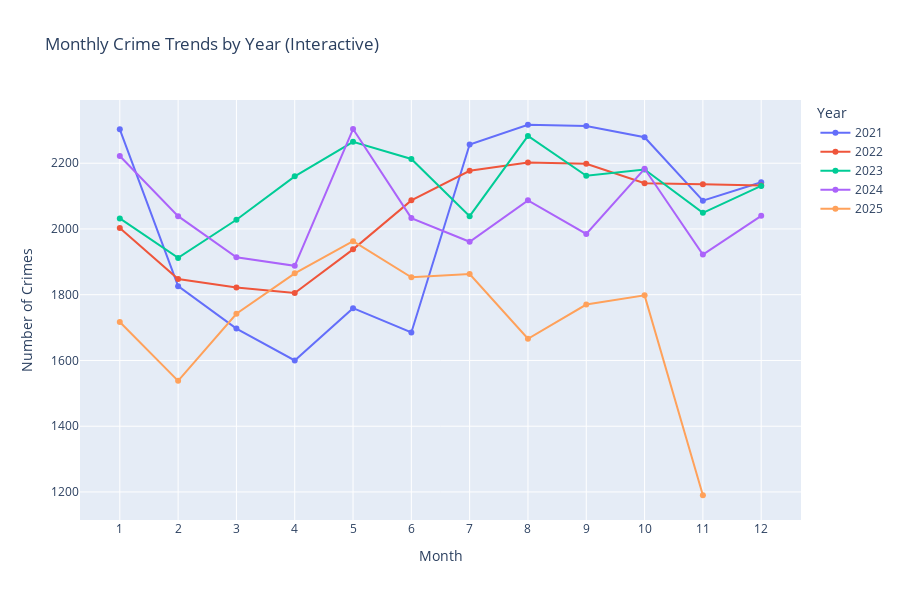

Write notebook code for a chart like this one.
### Code cell
console.print(Panel("[bold magenta]STEP 1: Core temporal EDA[/bold magenta]", border_style="magenta"))

eda_df = df.copy()
date_range_str = f"{eda_df['year'].min()}–{eda_df['year'].max()}"

# Build GeoDataFrame once for spatial EDA later
gdf_full = gpd.GeoDataFrame(
    eda_df.dropna(subset=["longitude", "latitude"]),
    geometry=gpd.points_from_xy(eda_df.longitude, eda_df.latitude),
    crs="EPSG:4326",
)

sns.set(style="whitegrid")

# --- 1.1 Crimes by hour ------------------------------------------------------
plt.figure(figsize=(10, 5))
sns.countplot(x="incident_hour", data=eda_df, color="steelblue")
plt.title("Crimes by Hour")
plt.xlabel("Hour of Day")
plt.ylabel("Count")
plt.tight_layout()
fig_path = FIGURES_DIR / "01_crimes_by_hour.png"
plt.savefig(fig_path, dpi=300, bbox_inches="tight")
console.print(f"[dim cyan]  💾 Saved: {fig_path.name}[/dim cyan]")
plt.show()

# --- 1.2 Crimes by day of week ----------------------------------------------
if "day_of_week" in eda_df.columns:
    order = [
        "Monday",
        "Tuesday",
        "Wednesday",
        "Thursday",
        "Friday",
        "Saturday",
        "Sunday",
    ]
    plt.figure(figsize=(10, 5))
    sns.countplot(x="day_of_week", data=eda_df, order=order)
    plt.title("Crimes by Day of Week")
    plt.xlabel("Day of Week")
    plt.ylabel("Count")
    plt.tight_layout()
    fig_path = FIGURES_DIR / "02_crimes_by_day_of_week.png"
    plt.savefig(fig_path, dpi=300, bbox_inches="tight")
    console.print(f"[dim cyan]  💾 Saved: {fig_path.name}[/dim cyan]")
    plt.show()

# --- 1.3 Heatmap day_of_week × hour -----------------------------------------
pivot = (
    eda_df.pivot_table(
        index="day_of_week",
        columns="incident_hour",
        values="incident_number",
        aggfunc="count",
    )
    .fillna(0)
)

pivot = pivot.reindex(
    ["Monday", "Tuesday", "Wednesday", "Thursday", "Friday", "Saturday", "Sunday"]
)

plt.figure(figsize=(16, 6))
sns.heatmap(pivot, cmap="mako")
plt.title("Heatmap: Day of Week × Hour")
plt.xlabel("Hour")
plt.ylabel("Day of Week")
plt.tight_layout()
fig_path = FIGURES_DIR / "03_heatmap_day_hour.png"
plt.savefig(fig_path, dpi=300, bbox_inches="tight")
console.print(f"[dim cyan]  💾 Saved: {fig_path.name}[/dim cyan]")
plt.show()

# --- 1.4 Temperature distribution -------------------------------------------
if "temp_f" in eda_df.columns:
    plt.figure(figsize=(6, 4))
    eda_df["temp_f"].hist(bins=30)
    plt.title("Distribution of Temperature (temp_f)")
    plt.xlabel(r"Temperature ($\circ$F)")
    plt.ylabel("Count")
    plt.tight_layout()
    fig_path = FIGURES_DIR / "04_temperature_distribution.png"
    plt.savefig(fig_path, dpi=300, bbox_inches="tight")
    console.print(f"[dim cyan]  💾 Saved: {fig_path.name}[/dim cyan]")
    plt.show()

# --- 1.5 Interactive monthly comparison (Plotly) ----------------------------
monthly_data = (
    eda_df.groupby([eda_df["year"], eda_df["month"]])
    .size()
    .reset_index(name="count")
)
monthly_data["year"] = monthly_data["year"].astype(str)
month_names = ["Jan", "Feb", "Mar", "Apr", "May", "Jun",
               "Jul", "Aug", "Sep", "Oct", "Nov", "Dec"]

fig = px.line(
    monthly_data,
    x="month",
    y="count",
    color="year",
    title="Monthly Crime Trends by Year (Interactive)",
    labels={"month": "Month", "count": "Number of Crimes", "year": "Year"},
    markers=True,
)

fig.update_xaxes(
    tickmode="linear",
    tick0=1,
    dtick=1,
    ticktext=month_names,
    tickvals=list(range(1, 13)),
)
fig.update_layout(hovermode="x unified", height=600)
fig.show()

log_step("Step 1: Core temporal visualizations (hour/day/month)", eda_df)

### Figure 1 — Plotly figure (JSON) as saved in the notebook; plotly's stock layout.template omitted (floating-point values rounded to 4 significant figures)
{"data": [{"hovertemplate": "Year=2021<br>Month=%{x}<br>Number of Crimes=%{y}<extra></extra>", "legendgroup": "2021", "line": {"color": "#636efa", "dash": "solid"}, "marker": {"symbol": "circle"}, "mode": "lines+markers", "name": "2021", "orientation": "v", "showlegend": true, "type": "scatter", "x": [1, 2, 3, 4, 5, 6, 7, 8, 9, 10, 11, 12], "xaxis": "x", "y": [2303, 1826, 1697, 1600, 1759, 1685, 2257, 2317, 2313, 2279, 2086, 2142], "yaxis": "y"}, {"hovertemplate": "Year=2022<br>Month=%{x}<br>Number of Crimes=%{y}<extra></extra>", "legendgroup": "2022", "line": {"color": "#EF553B", "dash": "solid"}, "marker": {"symbol": "circle"}, "mode": "lines+markers", "name": "2022", "orientation": "v", "showlegend": true, "type": "scatter", "x": [1, 2, 3, 4, 5, 6, 7, 8, 9, 10, 11, 12], "xaxis": "x", "y": [2003, 1848, 1822, 1805, 1938, 2087, 2177, 2202, 2198, 2139, 2136, 2132], "yaxis": "y"}, {"hovertemplate": "Year=2023<br>Month=%{x}<br>Number of Crimes=%{y}<extra></extra>", "legendgroup": "2023", "line": {"color": "#00cc96", "dash": "solid"}, "marker": {"symbol": "circle"}, "mode": "lines+markers", "name": "2023", "orientation": "v", "showlegend": true, "type": "scatter", "x": [1, 2, 3, 4, 5, 6, 7, 8, 9, 10, 11, 12], "xaxis": "x", "y": [2032, 1912, 2028, 2160, 2265, 2213, 2039, 2283, 2162, 2181, 2049, 2131], "yaxis": "y"}, {"hovertemplate": "Year=2024<br>Month=%{x}<br>Number of Crimes=%{y}<extra></extra>", "legendgroup": "2024", "line": {"color": "#ab63fa", "dash": "solid"}, "marker": {"symbol": "circle"}, "mode": "lines+markers", "name": "2024", "orientation": "v", "showlegend": true, "type": "scatter", "x": [1, 2, 3, 4, 5, 6, 7, 8, 9, 10, 11, 12], "xaxis": "x", "y": [2222, 2039, 1914, 1888, 2304, 2033, 1961, 2087, 1985, 2183, 1922, 2040], "yaxis": "y"}, {"hovertemplate": "Year=2025<br>Month=%{x}<br>Number of Crimes=%{y}<extra></extra>", "legendgroup": "2025", "line": {"color": "#FFA15A", "dash": "solid"}, "marker": {"symbol": "circle"}, "mode": "lines+markers", "name": "2025", "orientation": "v", "showlegend": true, "type": "scatter", "x": [1, 2, 3, 4, 5, 6, 7, 8, 9, 10, 11], "xaxis": "x", "y": [1717, 1538, 1742, 1865, 1963, 1853, 1863, 1666, 1770, 1798, 1190], "yaxis": "y"}], "layout": {"height": 600, "hovermode": "x unified", "legend": {"title": {"text": "Year"}, "tracegroupgap": 0}, "title": {"text": "Monthly Crime Trends by Year (Interactive)"}, "xaxis": {"anchor": "y", "domain": [0, 1], "dtick": 1, "tick0": 1, "tickmode": "linear", "ticktext": ["Jan", "Feb", "Mar", "Apr", "May", "Jun", "Jul", "Aug", "Sep", "Oct", "Nov", "Dec"], "tickvals": [1, 2, 3, 4, 5, 6, 7, 8, 9, 10, 11, 12], "title": {"text": "Month"}}, "yaxis": {"anchor": "x", "domain": [0, 1], "title": {"text": "Number of Crimes"}}}}
